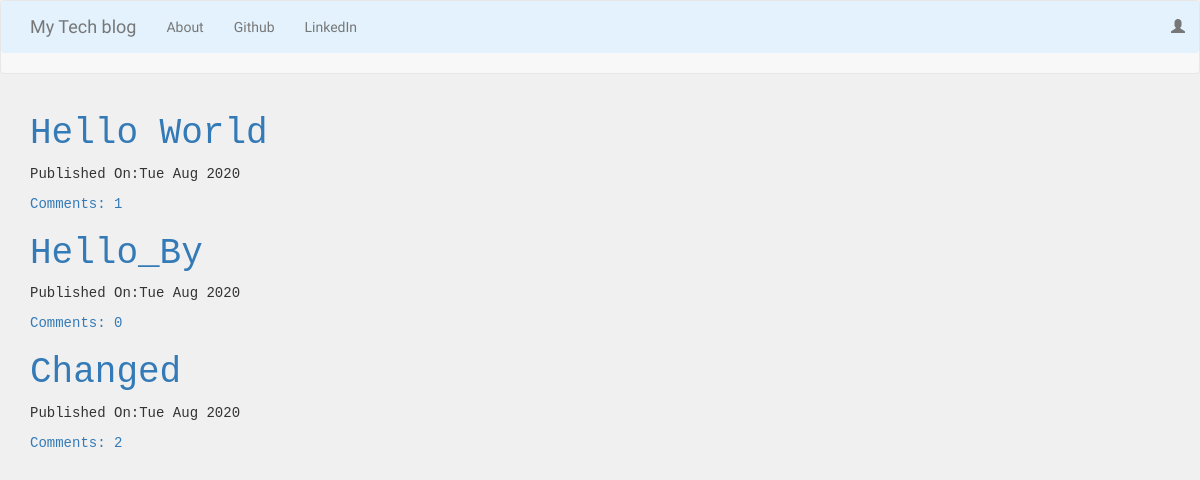
The page / on the database its author committed.
### blog/models.py (models this page shows, shortened)
class Post(models.Model):
    author = models.ForeignKey('auth.User',on_delete=models.CASCADE)
    title = models.CharField(max_length=256)
    text = models.TextField()
    created_date = models.DateTimeField(default=timezone.now)
    published_date = models.DateTimeField(blank=True,null=True)
    def approve_comments(self):
        return self.comments.filter(approved_comment =True)

### blog/views.py (the view)
# urls.py: url(r'^$',views.PostListView.as_view(),name='post_list'),
class PostListView(ListView):
    model = Post
    def get_queryset(self):
        return Post.objects.filter(published_date__lte=timezone.now()).order_by('-published_date')

### blog/templates/blog/post_list.html
{% extends 'blog/base.html' %}
{% block content %}
  <div class="centerstage">
    {% for post in post_list %}
      <div class="post">
        <h1 class="head "> <a href="{% url 'post_detail' pk=post.pk %}">{{ post.title}}</a></h1>
        <div class="date">
          <p class="">Published On:{{ post.published_date|date:"D M Y" }}</p>
        </div>
          <a href="{% url 'post_detail' pk=post.pk %}">Comments: {{ post.approve_comments.count }}</a>
      </div>
    {% endfor %}
  </div>
{% endblock %}

### blog/templates/blog/base.html (shortened to what this page needs)
<!DOCTYPE html>
{% load static %}
<html lang="en" dir="ltr">
  <head>
    <link rel="stylesheet" href="https://maxcdn.bootstrapcdn.com/bootstrap/3.3.7/css/bootstrap.min.css">
    <link rel="stylesheet" href="//cdn.jsdelivr.net/medium-editor/latest/css/medium-editor.min.css" type="text/css" media="screen" charset="utf-8">
    <link rel="stylesheet" href="{% static 'css/blog.css'%}">
  </head>
  <body class="set-background">
    <nav class="navbar navbar-default techfont custom-navbar">
      <nav class="navbar navbar-light" style="background-color: #e3f2fd;">
        <div class="container">
          <ul class="nav navbar-nav">
            <li><a class='navbar-brand bigbrand' href="{% url 'post_list' %}">My Tech blog</a></li>
            <li><a href="{% url 'about'%}">About</a></li>
            <li><a href="https://www.github.com">Github</a></li>
            <li><a href="https://www.linkedin.com">LinkedIn</a></li>
          </ul>
    <ul class="nav navbar-nav navbar-right">
      {% if user.is_authenticated %}
        <li><a href="{% url 'post_new' %}"> New Post</a></li>
        <li><a href="{% url 'post_draft_list' %}"> Draft Post</a></li>
        <li><a href="{% url 'logout' %}"> Logout</a></li>
        <li>
            <a > Welcome: {{ user.username }}</a>
        </li>
      {% else %}
        <li> <a class="nav navbar-right" href="{% url 'login'%}"> <span class="glyphicon glyphicon-user"></span> </a></li>
      {% endif %}
    </ul>
  </div>
</nav>
</nav>
<div class="content container">
  <div class="row">
    <div class="col-md-8">
      <div class="blog_pots">
        {% block content %}
        {% endblock %}
      </div>
    </div>
  </div>
</div>
  </body>
</html>

### blog/static/css/blog.css (style rules this page uses)
body { font-family: Monospace; background-color: #f0f0f0; margin: 0px; overflow: hidden; }
.techfont { font-family: 'Berkshire Swash', cursive; }
.centerstage { margin-left: auto; margin-right: auto; }

### rows shown on the page
Post: title "Hello World", published_date "Tue Aug 2020", approve_comments.count "1"
Post: title "Hello_By", published_date "Tue Aug 2020", approve_comments.count "0"
Post: title "Changed", published_date "Tue Aug 2020", approve_comments.count "2"
